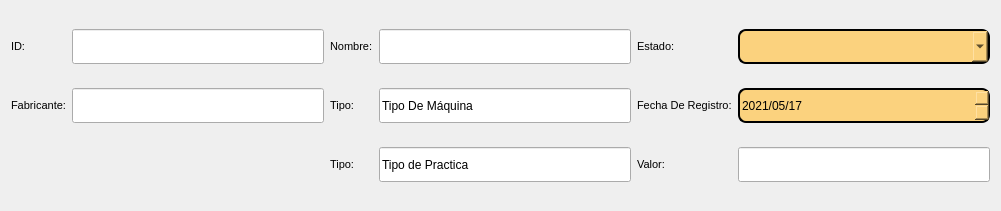
     <widget class="QWidget" name="gridLayoutWidget_2">
      <property name="geometry">
       <rect>
        <x>50</x>
        <y>40</y>
        <width>1001</width>
        <height>211</height>
       </rect>
      </property>
      <layout class="QGridLayout" name="gridLayout_3">
       <item row="2" column="4">
        <widget class="QLabel" name="label_20">
         <property name="font">
          <font>
           <family>Arial</family>
           <pointsize>8</pointsize>
          </font>
         </property>
         <property name="styleSheet">
          <string notr="true">QLabel{
border: white;
}</string>
         </property>
         <property name="text">
          <string>Tipo:</string>
         </property>
        </widget>
       </item>
       <item row="0" column="6">
        <widget class="QLineEdit" name="lineEdit_10">
         <property name="minimumSize">
          <size>
           <width>0</width>
           <height>35</height>
          </size>
         </property>
         <property name="font">
          <font>
           <family>Arial</family>
          </font>
         </property>
         <property name="styleSheet">
          <string notr="true"/>
         </property>
        </widget>
       </item>
       <item row="0" column="0">
        <widget class="QLabel" name="label_13">
         <property name="font">
          <font>
           <family>Arial</family>
           <pointsize>8</pointsize>
          </font>
         </property>
         <property name="styleSheet">
          <string notr="true">QLabel{
border: white;
}</string>
         </property>
         <property name="text">
          <string>ID:</string>
         </property>
        </widget>
       </item>
       <item row="0" column="1">
        <widget class="QLineEdit" name="lineEdit_9">
         <property name="minimumSize">
          <size>
           <width>0</width>
           <height>35</height>
          </size>
         </property>
         <property name="font">
          <font>
           <family>Arial</family>
          </font>
         </property>
         <property name="styleSheet">
          <string notr="true"/>
         </property>
        </widget>
       </item>
       <item row="0" column="4">
        <widget class="QLabel" name="label_15">
         <property name="font">
          <font>
           <family>Arial</family>
           <pointsize>8</pointsize>
          </font>
         </property>
         <property name="styleSheet">
          <string notr="true">QLabel{
border: white;
}</string>
         </property>
         <property name="text">
          <string>Nombre:</string>
         </property>
        </widget>
       </item>
       <item row="1" column="4">
        <widget class="QLabel" name="label_17">
         <property name="font">
          <font>
           <family>Arial</family>
           <pointsize>8</pointsize>
          </font>
         </property>
         <property name="styleSheet">
          <string notr="true">QLabel{
border: white;
}</string>
         </property>
         <property name="text">
          <string>Tipo:</string>
         </property>
        </widget>
       </item>
       <item row="1" column="6">
        <widget class="QLineEdit" name="lineEdit_13">
         <property name="minimumSize">
          <size>
           <width>0</width>
           <height>35</height>
          </size>
         </property>
         <property name="font">
          <font>
           <family>Arial</family>
          </font>
         </property>
         <property name="styleSheet">
          <string notr="true"/>
         </property>
         <property name="text">
          <string>Tipo De Máquina</string>
         </property>
        </widget>
       </item>
       <item row="0" column="8">
        <widget class="QComboBox" name="comboBox_3">
         <property name="minimumSize">
          <size>
           <width>0</width>
           <height>35</height>
          </size>
         </property>
         <property name="font">
          <font>
           <family>Arial</family>
           <stylestrategy>PreferDefault</stylestrategy>
          </font>
         </property>
         <property name="styleSheet">
          <string notr="true">QComboBox{
Border: 2px solid black;
Border-radius: 8px;
background:#FBD27E;
}</string>
         </property>
         <property name="insertPolicy">
          <enum>QComboBox::InsertAtBottom</enum>
         </property>
         <property name="sizeAdjustPolicy">
          <enum>QComboBox::AdjustToContents</enum>
         </property>
         <property name="frame">
          <bool>false</bool>
         </property>
        </widget>
       </item>
       <item row="1" column="0">
        <widget class="QLabel" name="label_18">
         <property name="font">
          <font>
           <family>Arial</family>
           <pointsize>8</pointsize>
          </font>
         </property>
         <property name="styleSheet">
          <string notr="true">QLabel{
border: white;
}</string>
         </property>
         <property name="text">
          <string>Fabricante:</string>
         </property>
        </widget>
       </item>
       <item row="0" column="7">
        <widget class="QLabel" name="label_14">
         <property name="font">
          <font>
           <family>Arial</family>
           <pointsize>8</pointsize>
          </font>
         </property>
         <property name="styleSheet">
          <string notr="true">QLabel{
border: white;
}</string>
         </property>
         <property name="text">
          <string>Estado:</string>
         </property>
        </widget>
       </item>
       <item row="1" column="7">
        <widget class="QLabel" name="label_19">
         <property name="font">
          <font>
           <family>Arial</family>
           <pointsize>8</pointsize>
          </font>
         </property>
         <property name="styleSheet">
          <string notr="true">QLabel{
border: white;
}</string>
         </property>
         <property name="text">
          <string>Fecha De Registro:</string>
         </property>
        </widget>
       </item>
       <item row="1" column="8">
        <widget class="QDateEdit" name="dateEdit_2">
         <property name="minimumSize">
          <size>
           <width>0</width>
           <height>35</height>
          </size>
         </property>
         <property name="font">
          <font>
           <family>Arial</family>
          </font>
         </property>
         <property name="styleSheet">
          <string notr="true">QDateEdit{
Border: 2px solid black;
Border-radius: 8px;
background:#FBD27E;
}</string>
         </property>
         <property name="maximumDate">
          <date>
           <year>3000</year>
           <month>12</month>
           <day>31</day>
          </date>
         </property>
         <property name="minimumDate">
          <date>
           <year>2021</year>
           <month>5</month>
           <day>17</day>
          </date>
         </property>
         <property name="displayFormat">
          <string>yyyy/MM/d</string>
         </property>
        </widget>
       </item>
       <item row="1" column="1">
        <widget class="QLineEdit" name="lineEdit_12">
         <property name="minimumSize">
          <size>
           <width>0</width>
           <height>35</height>
          </size>
         </property>
         <property name="font">
          <font>
           <family>Arial</family>
          </font>
         </property>
         <property name="styleSheet">
          <string notr="true"/>
         </property>
        </widget>
       </item>
       <item row="2" column="6">
        <widget class="QLineEdit" name="lineEdit_14">
         <property name="minimumSize">
          <size>
           <width>0</width>
           <height>35</height>
          </size>
         </property>
         <property name="font">
          <font>
           <family>Arial</family>
          </font>
         </property>
         <property name="styleSheet">
          <string notr="true"/>
         </property>
         <property name="text">
          <string>Tipo de Practica</string>
         </property>
        </widget>
       </item>
       <item row="2" column="7">
        <widget class="QLabel" name="label_21">
         <property name="font">
          <font>
           <family>Arial</family>
           <pointsize>8</pointsize>
          </font>
         </property>
         <property name="styleSheet">
          <string notr="true">QLabel{
border: white;
}</string>
         </property>
         <property name="text">
          <string>Valor:</string>
         </property>
        </widget>
       </item>
       <item row="2" column="8">
        <widget class="QLineEdit" name="lineEdit_15">
         <property name="minimumSize">
          <size>
           <width>0</width>
           <height>35</height>
          </size>
         </property>
         <property name="font">
          <font>
           <family>Arial</family>
          </font>
         </property>
         <property name="styleSheet">
          <string notr="true"/>
         </property>
        </widget>
       </item>
      </layout>
     </widget>
